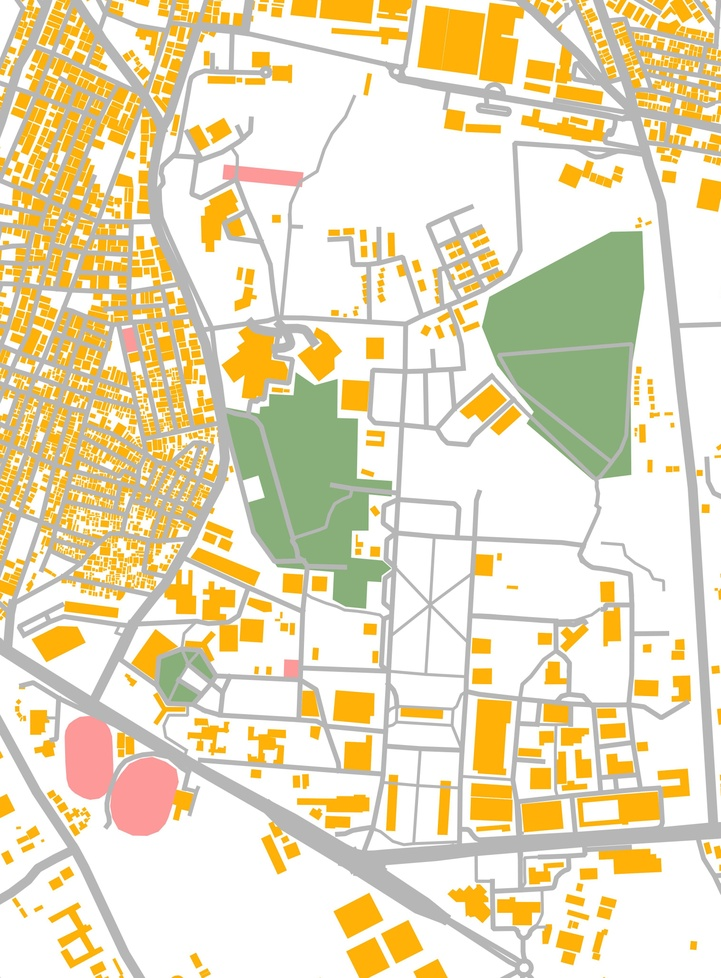
%> input picture IISc_5regions.jpg, 721 x 978 px, shrunk from 3035 x 4114 before the run
$ octave --eval "result = ImagePreProcess_5regions(imread('IISc_5regions.jpg'));"   (GNU Octave 9; MATLAB toolbox functions it lacks are replaced by stand-ins)
%> lines starting %> are read from the running program, lines starting %| are printed output that depends on the picture; in (x1, y1, x2, y2) boxes, pixels count from 0 and x2, y2 are one past the last pixel; in counts of white or black regions, pixels touching at a corner belong together; the program's own positions count from 1
### Mask_OA_pink.m
function [BW,maskedRGBImage] = Mask_OA_pink(RGB)
%createMask  Threshold RGB image using auto-generated code from colorThresholder app.
%  [BW,MASKEDRGBIMAGE] = createMask(RGB) thresholds image RGB using
%  auto-generated code from the colorThresholder App. The colorspace and
%  minimum/maximum values for each channel of the colorspace were set in the
%  App and result in a binary mask BW and a composite image maskedRGBImage,
%  which shows the original RGB image values under the mask BW.

% Auto-generated by colorThresholder app on 23-Feb-2017
%------------------------------------------------------


% Convert RGB image to chosen color space
I = rgb2hsv(RGB);
%> I: size 978x721x3 double; mean H, S, V 0.156, 0.197, 0.92

% Define thresholds for channel 1 based on histogram settings
channel1Min = 0.993;
channel1Max = 0.010;

% Define thresholds for channel 2 based on histogram settings
channel2Min = 0.374;
channel2Max = 0.417;

% Define thresholds for channel 3 based on histogram settings
channel3Min = 0.961;
channel3Max = 1.000;

% Create mask based on chosen histogram thresholds
BW = ( (I(:,:,1) >= channel1Min) | (I(:,:,1) <= channel1Max) ) & ...
    (I(:,:,2) >= channel2Min ) & (I(:,:,2) <= channel2Max) & ...
    (I(:,:,3) >= channel3Min ) & (I(:,:,3) <= channel3Max);
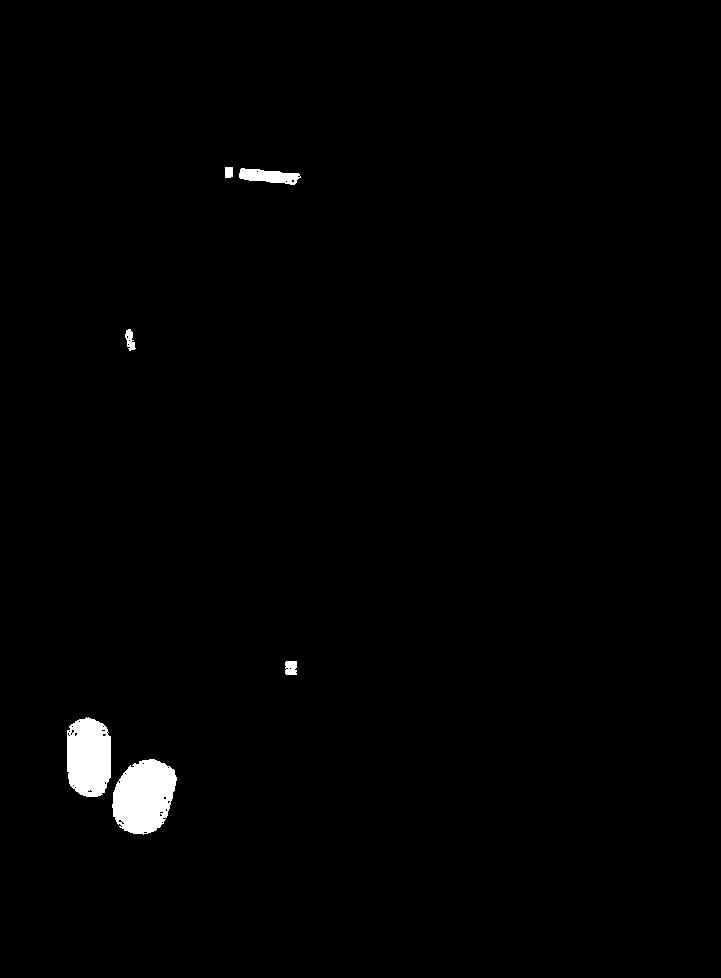
%> BW: size 978x721 logical; 1.1% white; 6 white regions, box (x1, y1, x2, y2) and area: (112, 759, 177, 835) 3661, (67, 717, 111, 797) 3001, (239, 168, 301, 185) 663, (285, 661, 297, 675) 157, (125, 329, 136, 351) 141, (225, 167, 233, 178) 86

% Initialize output masked image based on input image.
maskedRGBImage = RGB;
%> maskedRGBImage is the input picture: size 978x721x3 uint8; mean R, G, B 231.9, 221, 188.2

% Set background pixels where BW is false to zero.
maskedRGBImage(repmat(~BW,[1 1 3])) = 0;
%imshow(maskedRGBImage);
%imshow(BW);

### Mask_building_orange.m
function [BW,maskedRGBImage] = Mask_building_orange(RGB)
%createMask  Threshold RGB image using auto-generated code from colorThresholder app.
%  [BW,MASKEDRGBIMAGE] = createMask(RGB) thresholds image RGB using
%  auto-generated code from the colorThresholder App. The colorspace and
%  minimum/maximum values for each channel of the colorspace were set in the
%  App and result in a binary mask BW and a composite image maskedRGBImage,
%  which shows the original RGB image values under the mask BW.

% Auto-generated by colorThresholder app on 23-Feb-2017
%------------------------------------------------------


% Convert RGB image to chosen color space
I = rgb2hsv(RGB);

% Define thresholds for channel 1 based on histogram settings
channel1Min = 0.099;
channel1Max = 0.122;

% Define thresholds for channel 2 based on histogram settings
channel2Min = 0.518;
channel2Max = 1.000;

% Define thresholds for channel 3 based on histogram settings
channel3Min = 0.765;
channel3Max = 1.000;

% Create mask based on chosen histogram thresholds
BW = (I(:,:,1) >= channel1Min ) & (I(:,:,1) <= channel1Max) & ...
    (I(:,:,2) >= channel2Min ) & (I(:,:,2) <= channel2Max) & ...
    (I(:,:,3) >= channel3Min ) & (I(:,:,3) <= channel3Max);
%> BW: size 978x721 logical; 16.1% white; 1050 white regions (360 under 20 px), largest, box (x1, y1, x2, y2) and area: (418, 6, 485, 75) 3722, (222, 327, 288, 399) 2450, (479, 3, 524, 84) 2442

% Initialize output masked image based on input image.
maskedRGBImage = RGB;

% Set background pixels where BW is false to zero.
maskedRGBImage(repmat(~BW,[1 1 3])) = 0;

### Mask_roads_gray.m
function [BW,maskedRGBImage] = Mask_roads_gray(RGB)
%createMask  Threshold RGB image using auto-generated code from colorThresholder app.
%  [BW,MASKEDRGBIMAGE] = createMask(RGB) thresholds image RGB using
%  auto-generated code from the colorThresholder App. The colorspace and
%  minimum/maximum values for each channel of the colorspace were set in the
%  App and result in a binary mask BW and a composite image maskedRGBImage,
%  which shows the original RGB image values under the mask BW.

% Auto-generated by colorThresholder app on 23-Feb-2017
%------------------------------------------------------


% Convert RGB image to chosen color space
I = rgb2hsv(RGB);

% Define thresholds for channel 1 based on histogram settings
channel1Min = 0.986;
channel1Max = 0.940;

% Define thresholds for channel 2 based on histogram settings
channel2Min = 0.000;
channel2Max = 0.106;

% Define thresholds for channel 3 based on histogram settings
channel3Min = 0.677;
channel3Max = 0.744;

% Create mask based on chosen histogram thresholds
BW = ( (I(:,:,1) >= channel1Min) | (I(:,:,1) <= channel1Max) ) & ...
    (I(:,:,2) >= channel2Min ) & (I(:,:,2) <= channel2Max) & ...
    (I(:,:,3) >= channel3Min ) & (I(:,:,3) <= channel3Max);
%> BW: size 978x721 logical; 14% white; 30 white regions (12 under 20 px), largest, box (x1, y1, x2, y2) and area: (0, 0, 721, 978) 93497, (0, 716, 145, 978) 3287, (302, 95, 356, 181) 248

% Initialize output masked image based on input image.
maskedRGBImage = RGB;

% Set background pixels where BW is false to zero.
maskedRGBImage(repmat(~BW,[1 1 3])) = 0;
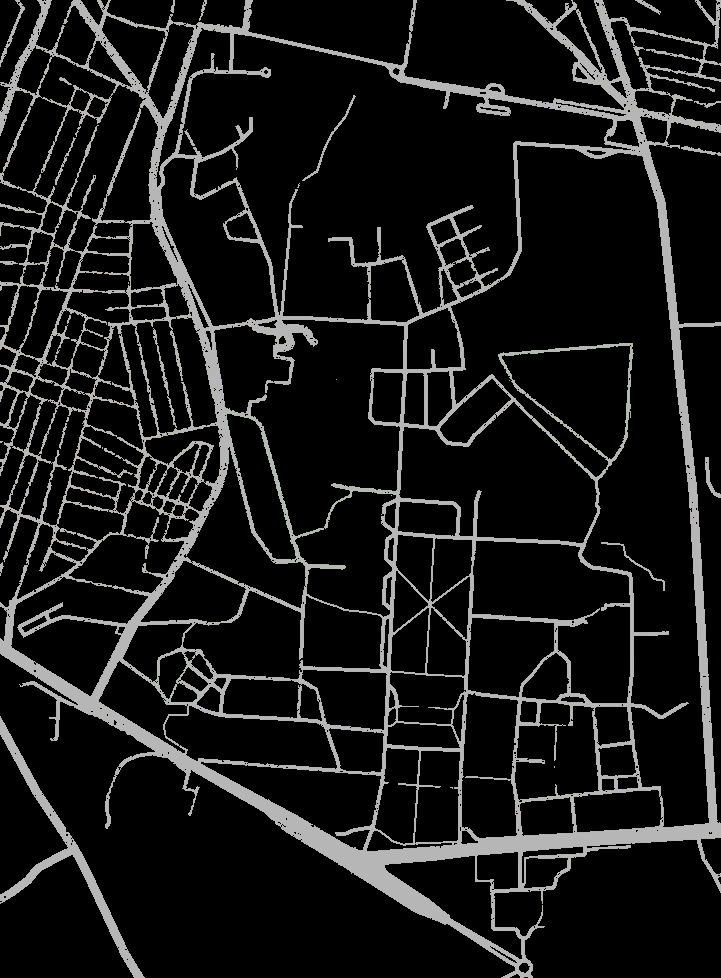
%> maskedRGBImage: size 978x721x3 uint8; mean R, G, B 25.3, 25.3, 25.2

### Mask_Hwoods_green.m
function [BW,maskedRGBImage] = Mask_Hwoods_green(RGB)
%createMask  Threshold RGB image using auto-generated code from colorThresholder app.
%  [BW,MASKEDRGBIMAGE] = createMask(RGB) thresholds image RGB using
%  auto-generated code from the colorThresholder App. The colorspace and
%  minimum/maximum values for each channel of the colorspace were set in the
%  App and result in a binary mask BW and a composite image maskedRGBImage,
%  which shows the original RGB image values under the mask BW.

% Auto-generated by colorThresholder app on 23-Feb-2017
%------------------------------------------------------


% Convert RGB image to chosen color space
I = rgb2hsv(RGB);

% Define thresholds for channel 1 based on histogram settings
channel1Min = 0.174;
channel1Max = 0.355;

% Define thresholds for channel 2 based on histogram settings
channel2Min = 0.151;
channel2Max = 0.747;

% Define thresholds for channel 3 based on histogram settings
channel3Min = 0.000;
channel3Max = 1.000;

% Create mask based on chosen histogram thresholds
BW = (I(:,:,1) >= channel1Min ) & (I(:,:,1) <= channel1Max) & ...
    (I(:,:,2) >= channel2Min ) & (I(:,:,2) <= channel2Max) & ...
    (I(:,:,3) >= channel3Min ) & (I(:,:,3) <= channel3Max);
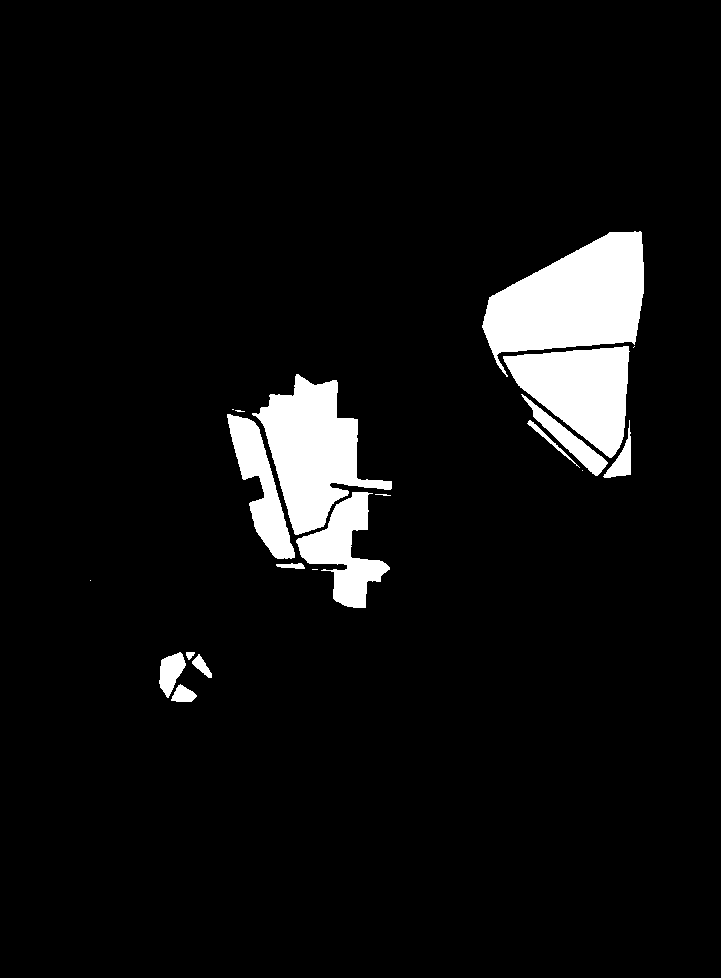
%> BW: size 978x721 logical; 6.4% white; 20 white regions (6 under 20 px), largest, box (x1, y1, x2, y2) and area: (482, 231, 644, 377) 13875, (252, 374, 392, 535) 10504, (503, 346, 630, 458) 8413

% Initialize output masked image based on input image.
maskedRGBImage = RGB;

% Set background pixels where BW is false to zero.
maskedRGBImage(repmat(~BW,[1 1 3])) = 0;
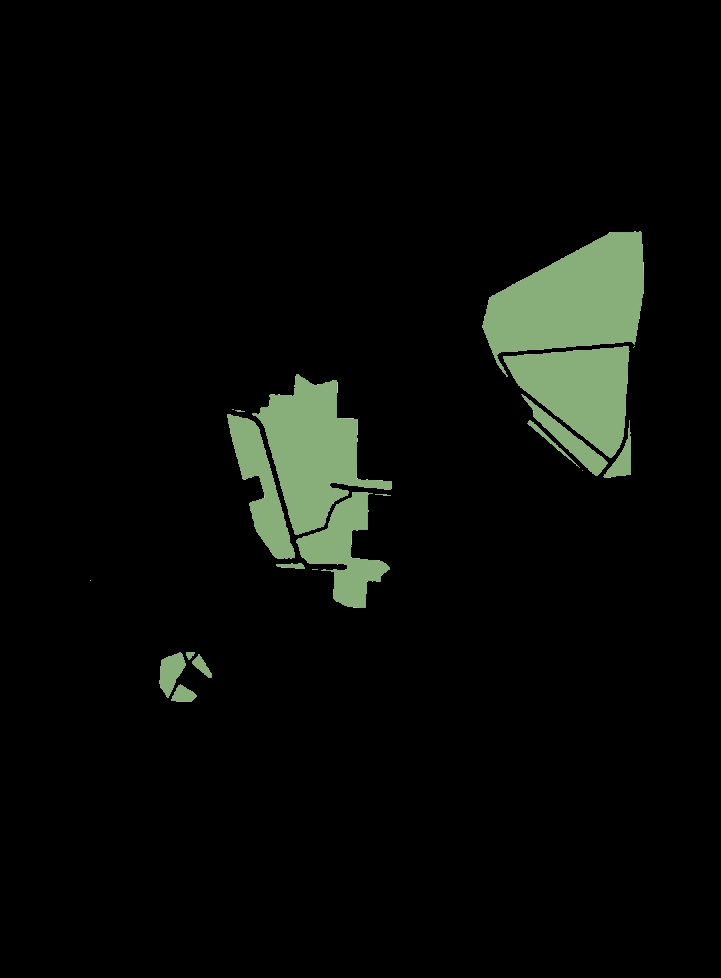
%> maskedRGBImage: size 978x721x3 uint8; mean R, G, B 8.7, 11.1, 7.9

### ImagePreProcess_5regions.m
%img = imread('iisc_try1.jpg');
function reconstructed_image = ImagePreProcess_5regions(img)

% Filtering Open Area
[bw1, ~] = Mask_OA_pink(img);
figure;
subplot(1,5,1);
imshow(bw1);title('OA');
openarea_block_image = bw1 * 10;

% Filtering Buildings
[bw2, ~] = Mask_building_orange(img);
%figure;
subplot(1,5,2);
imshow(bw2); title('Buildings');
building_block_image = bw2 * 30;

% Filtering Roads
[bw3, ~] = Mask_roads_gray(img);
%figure;
subplot(1,5,3);
imshow(bw3);title('Roads');
roads_block_image = bw3 * 20;

% Filtering Heavy Woods
[bw4, ~] = Mask_Hwoods_green(img);
%figure;
subplot(1,5,4);imshow(bw4);title('Hwoods ');
Hwoods_block_image = bw4 * 50;

% Getting background
%bw5  = bw1 | bw2 | bw3 | bw4;bw5 = ~bw5;Mwoods_block_image = bw5*40;

Mwoods_block_image = (~(bw1 | bw2 | bw3 | bw4)) * 40;
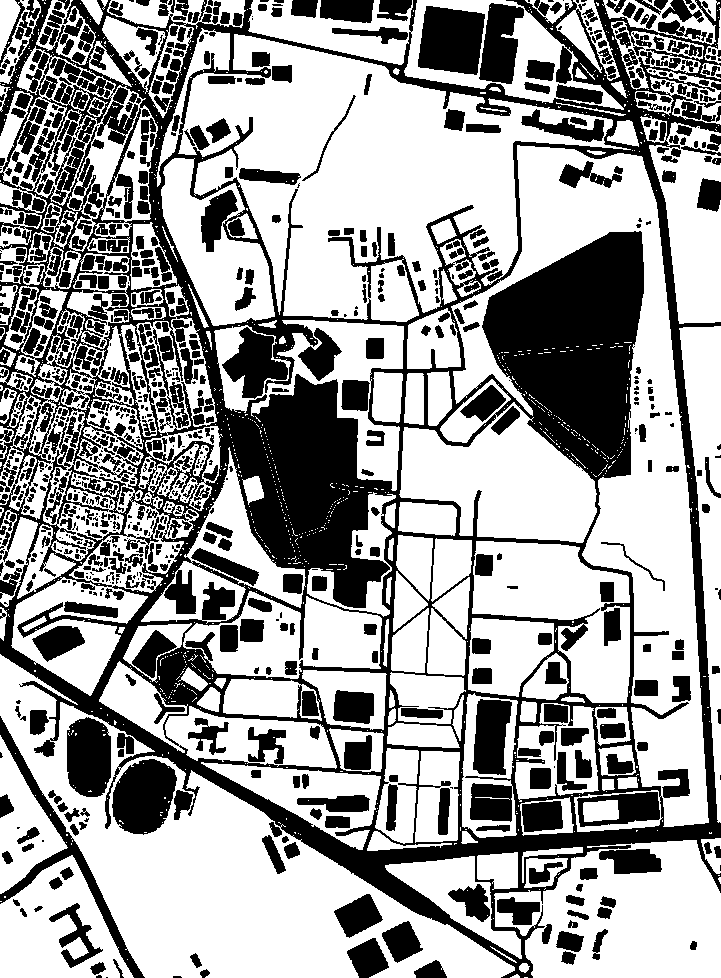
%> Mwoods_block_image: size 978x721 double; values 0 (black) and 40 (white), 62.5% white; 1026 black regions (362 under 20 px), largest, box (x1, y1, x2, y2) and area: (0, 0, 721, 978) 147414, (418, 6, 485, 75) 3722, (112, 759, 177, 835) 3661
bw5 = ~(bw1 | bw2 | bw3 | bw4);
subplot(1,5,5) ;imshow(bw5);title('Mwoods');
reconstructed_image = openarea_block_image + building_block_image + roads_block_image + Hwoods_block_image + Mwoods_block_image;
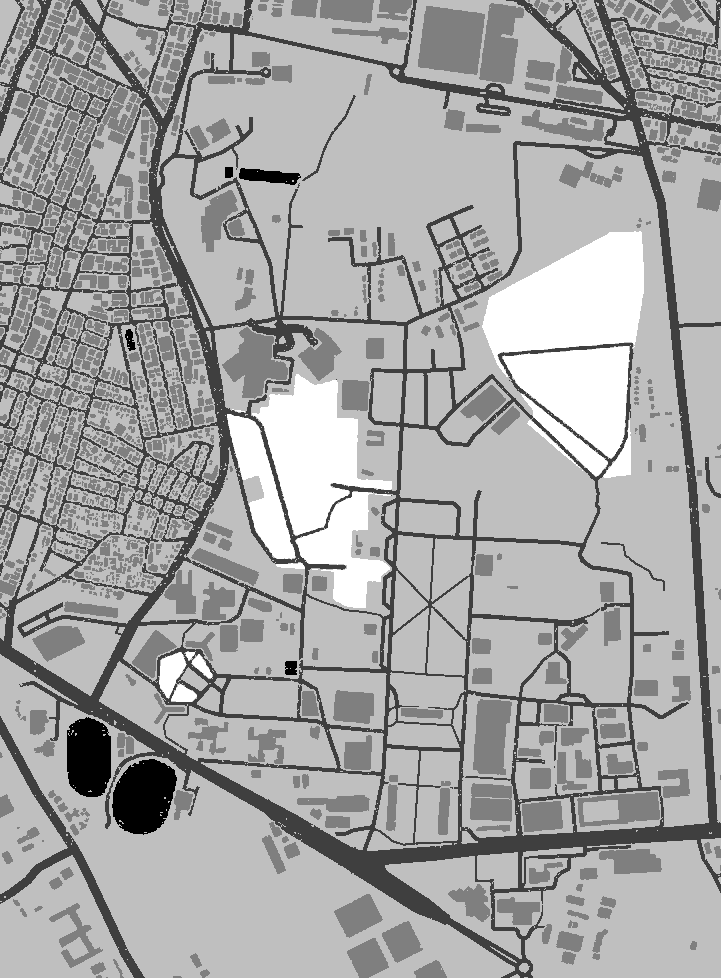
%> reconstructed_image: size 978x721 double; min 10, max 50, mean 35.9; drawn with min black and max white
%imshow(reconstructed_image);

end

% [41 lines of commented-out code are left out]
